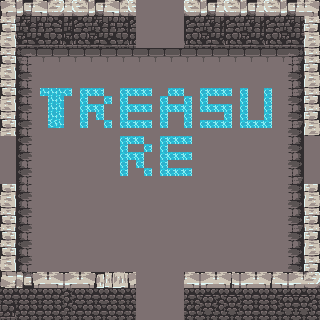

Rendered tile map (Tiled .tmx) drawn with the repository's tilesets; below, a short description and the map source with its tile grids summarised:
An orthogonal 40x40 tile map with 8x8 px tiles, 3 tile layers (ground, wall, decorate) and 5 objects.

<map version="1.10" tiledversion="1.11.2" orientation="orthogonal" renderorder="right-down" width="40" height="40" tilewidth="8" tileheight="8" infinite="0" nextlayerid="13" nextobjectid="14">
 <tileset firstgid="1" source="地牢.tsx" />
 <layer id="1" name="ground" width="40" height="40">
  <data>[1600 cells, 1600 non-empty, 45 distinct tile ids]</data>
 </layer>
 <layer id="2" name="wall" width="40" height="40">
  <data>[1600 cells, 496 non-empty, 162 distinct tile ids]</data>
 </layer>
 <layer id="6" name="decorate" width="40" height="40">
  <data>[1600 cells, 0 non-empty, 0 distinct tile ids]</data>
 </layer>
 <objectgroup id="11" name="door">
  <object id="4" x="136" y="0" width="48" height="48">
   <properties>
    <property name="keyId" value="" />
    <property name="status" value="closed" />
    <property name="type" value="door" />
   </properties>
  </object>
  <object id="5" x="136" y="272" width="48" height="48">
   <properties>
    <property name="keyId" value="" />
    <property name="status" value="closed" />
    <property name="type" value="door" />
   </properties>
  </object>
  <object id="6" x="0" y="136" width="16" height="48">
   <properties>
    <property name="keyId" value="" />
    <property name="status" value="closed" />
    <property name="type" value="door" />
   </properties>
  </object>
  <object id="10" x="304" y="136" width="16" height="48">
   <properties>
    <property name="keyId" value="" />
    <property name="status" value="closed" />
    <property name="type" value="door" />
   </properties>
  </object>
 </objectgroup>
 <objectgroup id="12" name="treasure">
  <object id="13" x="144" y="144" width="32" height="32">
   <properties>
    <property name="status" value="closed" />
    <property name="type" value="treasure" />
   </properties>
  </object>
 </objectgroup>
 <objectgroup id="9" name="spawn_points" />
</map>
